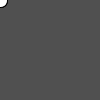
Frame 1 (no input)
Frame 60 (the mouse pressed at the canvas centre just before this capture): identical to frame 1, image omitted
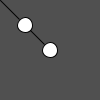
Frame 120 (the mouse held since frame 60 and released just before this capture)

The Processing sketch that drew these frames (run headless with seeded random() and noise(); from frame 60 on, the mouse is pressed at the canvas centre):

// Processing sketch: b_2_5
// ── b_2_5.pde
void setup() {
  size(100, 100);
}

void draw() {
  background(80);
  line(0, 0, mouseX, mouseY);
  ellipse(mouseX, mouseY, 15, 15);
  ellipse(mouseX/2, mouseY/2, 15, 15);
}
